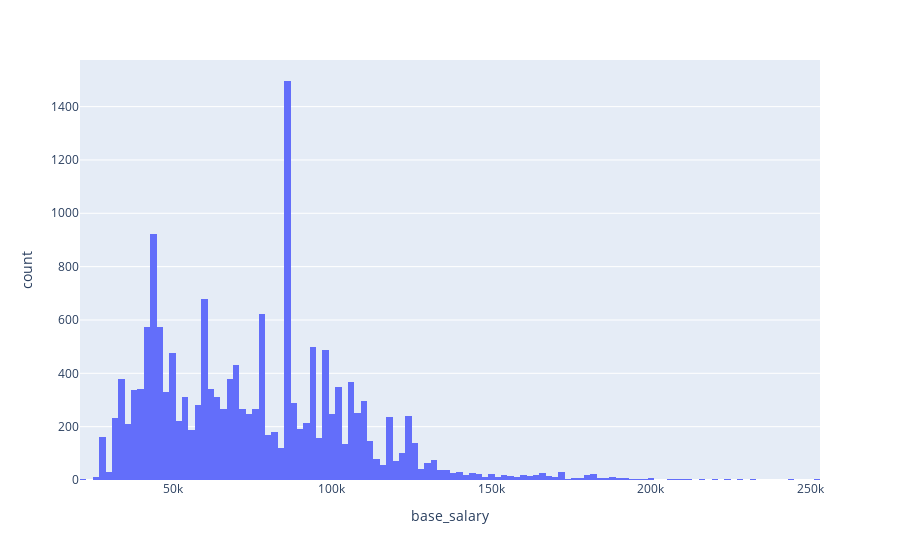

Write notebook code for a chart like this one.
### Code cell
fig = px.histogram(df, x= "base_salary")
fig.show()

### Figure 1 — Plotly figure (JSON) as saved in the notebook; plotly's stock layout.template omitted (floating-point values rounded to 4 significant figures; data arrays with more than 128 entries replaced by an {"elided": "..."} marker saying what was removed)
{"data": [{"alignmentgroup": "True", "bingroup": "x", "hovertemplate": "base_salary=%{x}<br>count=%{y}<extra></extra>", "legendgroup": "", "marker": {"color": "#636efa", "pattern": {"shape": ""}}, "name": "", "offsetgroup": "", "orientation": "v", "showlegend": false, "type": "histogram", "x": {"elided": "16660 float values"}, "xaxis": "x", "yaxis": "y"}], "layout": {"barmode": "relative", "legend": {"tracegroupgap": 0}, "margin": {"t": 60}, "xaxis": {"anchor": "y", "domain": [0, 1], "title": {"text": "base_salary"}}, "yaxis": {"anchor": "x", "domain": [0, 1], "title": {"text": "count"}}}}
